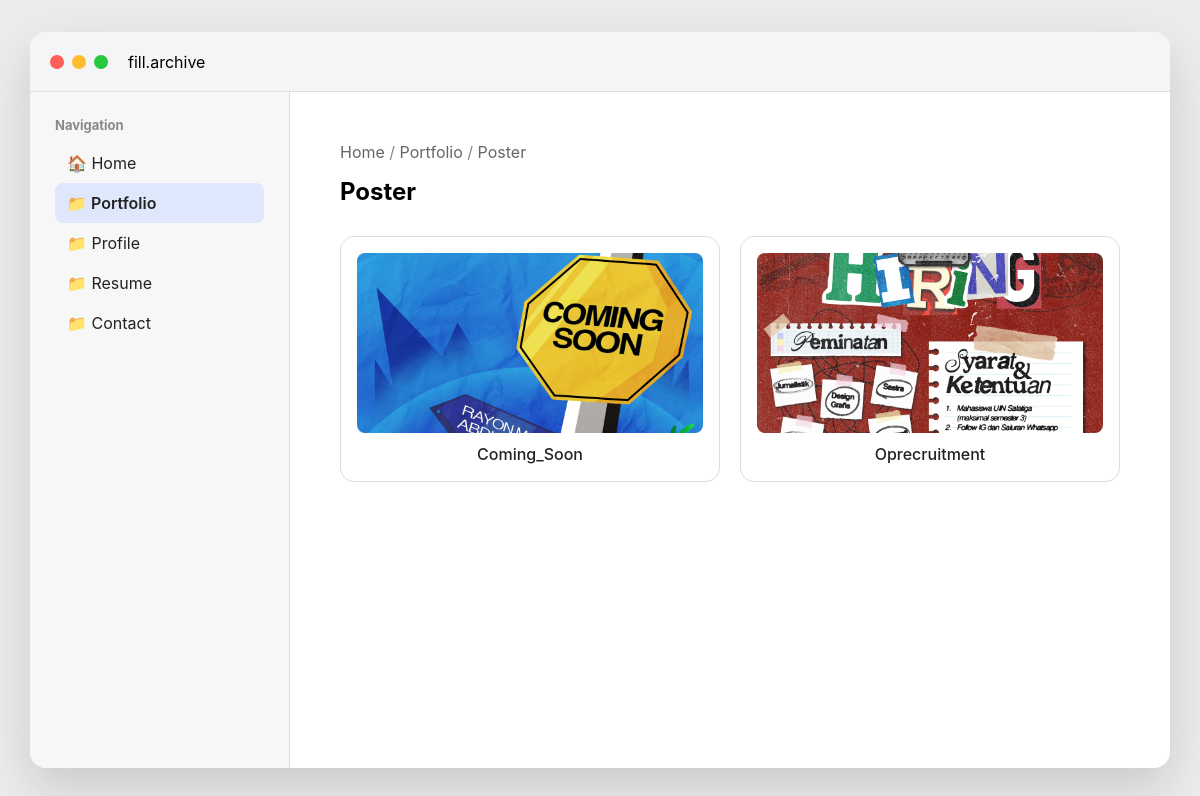
Screenshot of /folder/16/ with the database file from the repository.
### myapp/models.py (models this page shows, shortened)
class Folder(models.Model):
    name = models.CharField(max_length=100)
    parent = models.ForeignKey(
        'self',
        on_delete=models.CASCADE,
        null=True,
        blank=True,
        related_name='children'
    )

class File(models.Model):
    FILE_TYPES = [
        ('image', 'Image'),
        ('text', 'Text'),
        ('pdf', 'PDF'),
    ]
    folder = models.ForeignKey(
        Folder,
        on_delete=models.CASCADE,
        related_name='files'
    )
    name = models.CharField(max_length=200)
    file_type = models.CharField(
        max_length=20,
        choices=FILE_TYPES
    )
    image = models.ImageField(
        upload_to='files/',
        blank=True,
        null=True
    )
    pdf = models.FileField(
        upload_to='pdf/',
        blank=True,
        null=True
    )
    content = models.TextField(
        blank=True
    )
    folder = models.ForeignKey(
        Folder,
        on_delete=models.CASCADE,
        related_name='files'
    )
    name = models.CharField(max_length=200)
    file_type = models.CharField(
        max_length=20,
        choices=FILE_TYPES
    )
    image = models.ImageField(
        upload_to='files/',
        blank=True,
        null=True
    )
    content = models.TextField(
        blank=True
    )

### myapp/views.py (the view)
def folder_detail(request, folder_id):
    folder = get_object_or_404(
        Folder,
        id=folder_id
    )
    children = folder.children.all()
    files = folder.files.all()
    return render(
    request,
    "pages/folder_detail.html",
    {
        "folder": folder,
        "children": children,
        "files": files,
        "breadcrumbs": get_breadcrumb(folder),
        "sidebar_folders": get_sidebar_folders(),
        "current_folder": get_root_folder(folder)
    }
)

### myapp/views.py (called while the page is built)
def get_breadcrumb(folder):
    breadcrumbs = []
    current = folder
    while current:
        breadcrumbs.insert(0, current)
        current = current.parent
    return breadcrumbs

def get_sidebar_folders():
    return Folder.objects.filter(
        parent=None
    )

def get_root_folder(folder):
    current = folder
    while current.parent:
        current = current.parent
    return current

### myapp/templates/pages/folder_detail.html (shortened to what this page needs)
{% extends 'base.html' %}
{% block content %}
<div class="breadcrumb">
    <a href="{% url 'finder' %}">
        Home
    </a>
    {% for crumb in breadcrumbs %}
        <span>/</span>
        <a href="{% url 'folder_detail' crumb.id %}">
            {{ crumb.name }}
        </a>
    {% endfor %}
</div>
<h2 class="page-title">
    {{ folder.name }}
</h2>
<div class="gallery">
    {% for file in files %}
    <a href="{% url 'project_detail' file.id %}"
       class="gallery-card">
        {% if file.file_type == "image" and file.image %}
            <img src="{{ file.image.url }}"
                 alt="{{ file.name }}">
        {% elif file.file_type == "text" %}
            <div class="file-icon">
                📄
            </div>
        {% elif file.file_type == "pdf" %}
            <div class="file-icon">
                📕
            </div>
        {% else %}
            <div class="file-icon">
                📦
            </div>
        {% endif %}
        <p>{{ file.name }}</p>
    </a>
    {% endfor %}
</div>
{% endblock %}

### myapp/templates/base.html (shortened to what this page needs)
{% load static %}
<!doctype html>
<html lang="en">
  <head>
    <link rel="stylesheet" href="{% static 'css/style.css' %}" />
  </head>
  <body>
    <div class="window">
      <div class="title-bar">
        <div class="traffic-lights">
          <span class="red"></span>
          <span class="yellow"></span>
          <span class="green"></span>
        </div>
        <div class="title">fill.archive</div>
      </div>
      <div class="workspace">
        <aside class="sidebar">
          <h4>Navigation</h4>
          <a href="{% url 'finder' %}"> 🏠 Home </a>
          {% for folder in sidebar_folders %}
          <a
            href="{% url 'folder_detail' folder.id %}"
            class="{% if current_folder and current_folder.id == folder.id %}active-folder{% endif %}"
          >
            📁 {{ folder.name }}
          </a>
          {% endfor %}
        </aside>
        <main class="content">{% block content %} {% endblock %}</main>
      </div>
    </div>
  </body>
</html>

### myapp/static/css/style.css (style rules this page uses)
* { margin: 0; padding: 0; box-sizing: border-box; }
body { height: 100vh; display: flex; justify-content: center; align-items: center; background: #ececec; font-family: -apple-system, BlinkMacSystemFont, sans-serif; }
.window { width: 95%; height: 92vh; background: white; border-radius: 16px; overflow: hidden; box-shadow: 0 20px 50px rgba(0, 0, 0, 0.15); }
.title-bar { height: 60px; display: flex; align-items: center; gap: 20px; padding: 0 20px; background: #f5f5f7; border-bottom: 1px solid #ddd; }
.traffic-lights { display: flex; gap: 8px; }
.traffic-lights span { width: 14px; height: 14px; border-radius: 50%; }
.red { background: #ff5f57; }
.yellow { background: #febc2e; }
.green { background: #28c840; }
.workspace { display: flex; height: calc(100% - 60px); }
.content { flex: 1; padding: 50px; overflow: auto; }
.sidebar { width: 260px; background: #f7f7f7; border-right: 1px solid #ddd; padding: 25px; display: flex; flex-direction: column; }
.sidebar h4 { margin-bottom: 10px; margin-top: 20px; color: #888; font-size: 13px; }
.sidebar h4:first-child { margin-top: 0; }
.sidebar a { display: flex; align-items: center; gap: 10px; text-decoration: none; color: #222; padding: 10px 12px; border-radius: 8px; transition: 0.2s; }
.active-folder { background: #dfe7fd !important; font-weight: 600; }
.page-title { margin-bottom: 30px; }
.folder-grid, .gallery { display: grid; grid-template-columns: repeat(auto-fill, minmax(180px, 1fr)); gap: 20px; }
.gallery-card { text-decoration: none; color: #222; background: white; border: 1px solid #ddd; border-radius: 14px; min-height: 220px; padding: 16px; display: flex; flex-direction: column; align-items: center; transition: 0.2s; }
.gallery-card img { width: 100%; height: 180px; object-fit: cover; border-radius: 8px; }
.gallery-card p { margin-top: 10px; text-align: center; font-weight: 500; line-height: 1.4; }
.breadcrumb { margin-bottom: 15px; color: #888; }
.breadcrumb a { color: #666; text-decoration: none; }
.gallery { grid-template-columns: repeat(2, 1fr); }

### rows the page displays
Folder: name "Portfolio"
Folder: name "Profile"
Folder: name "Resume"
Folder: name "Contact"
Folder: name "Poster"
File: image (picture), name "Coming_Soon"
File: image (picture), name "Oprecruitment"
